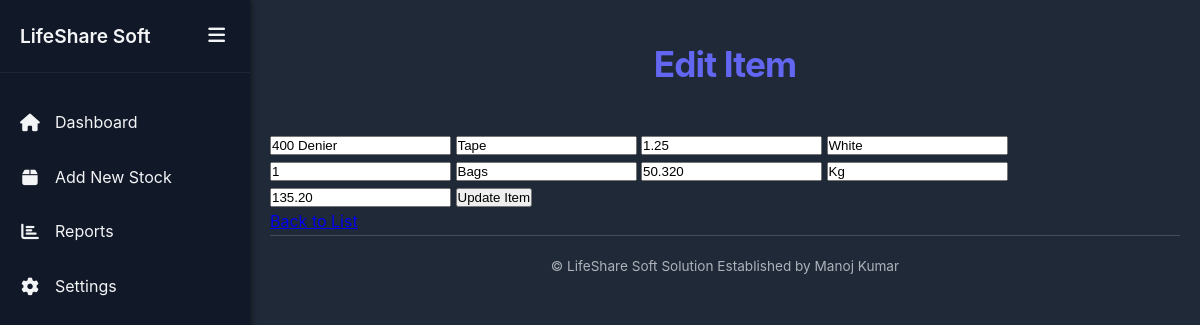
Screenshot of /edit/1 with the database file from the repository.
### app.py (models this page shows)
class Items(db.Model):
    id = db.Column(db.Integer, primary_key=True)
    item_number = db.Column(db.Integer, unique=True, nullable=False)
    denier = db.Column(db.String(100), nullable=False)
    item = db.Column(db.String(100), nullable=False)
    size = db.Column(db.Text, nullable=False)
    colour = db.Column(db.String(100), nullable=False)
    quantity = db.Column(db.String(100), nullable=False)
    unit = db.Column(db.String(100), nullable=False)
    quantity1 = db.Column(db.String(100), nullable=False)
    unit1 = db.Column(db.String(100), nullable=False)
    price = db.Column(db.String(100), nullable=False)
    date_created = db.Column(db.DateTime, default=datetime.utcnow)

### app.py (the view)
@app.route('/edit/<int:item_id>')
def edit_item(item_id):
    item_to_edit = Items.query.get_or_404(item_id)
    return render_template('edit.html', item=item_to_edit)

### templates/edit.html (shortened to what this page needs)
{% extends "base.html" %}
{% block content %}
    <h1>Edit Item</h1>
    <form method="POST" action="{{ url_for('update_item', item_id=item.id) }}">
        <input type="text" name="denier" value="{{ item.denier }}" placeholder="Denier" required>
        <input type="text" name="item" value="{{ item.item }}" placeholder="Item Name" required>
        <input type="text" name="size" value="{{ item.size }}" placeholder="Size" required>
        <input type="text" name="colour" value="{{ item.colour }}" placeholder="Color" required>
        <input type="number" name="nos" value="{{ item.quantity }}" placeholder="Roll/Bag" required>
        <input type="List" name="unit" value="{{ item.unit }}" placeholder="Unit" required>
        <input type="number" name="quantity1" value="{{ item.quantity1 }}" placeholder="Quantity 2" step='0.001' required>
        <input type="text" name="unit1" value="{{ item.unit1 }}" placeholder="Unit 2" required>
        <input type="number" name="price" value="{{ item.price }}" step="0.01" placeholder="Price" step='0.01' required>
        <input type="submit" value="Update Item">
    </form>
    <div>
    <div class="button-group">
        <a href="{{ url_for('index') }}" class="back-btn">Back to List</a>
    </div>
{% endblock %}

### static/css/main.css (style rules this page uses)
:root { --primary-color: #6366f1; --primary-hover: #4f46e5; --secondary-color: #d1d5db; --background-color: #1f2937; --card-background: #374151; --text-color: #f3f4f6; --border-color: #4b5563; --shadow-sm: 0 2px 8px rgba(0, 0, 0, 0.2); --shadow-md: 0 4px 16px rgba(0, 0, 0, 0.3); --border-radius: 8px; --transition: all 0.3s ease; }
* { margin: 0; padding: 0; box-sizing: border-box; }
body { display: flex; margin: 0; min-height: 100vh; background-color: var(--background-color); color: var(--text-color); font-family: 'Inter', -apple-system, BlinkMacSystemFont, 'Segoe UI', Roboto, sans-serif; line-height: 1.6; font-size: 16px; overflow-x: hidden; }
h1 { font-size: 2.2rem; font-weight: 700; color: var(--primary-color); text-align: center; margin-bottom: 2.5rem; letter-spacing: -0.025em; padding-top: 1rem; }

### rows the page displays
Items: denier "400 Denier", item "Tape", size "1.25", colour "White", nos "1", unit "Bags", quantity1 "50.320", unit1 "Kg", price "135.20"
